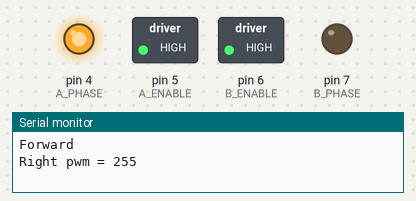
This sketch was run on a simulated Arduino Uno, built with avr-gcc and run on an emulated ATmega328P. Parts: switched loads named in the sketch (green lamp = pin HIGH), output pins drawn as LEDs (lit = HIGH), the last lines printed to the serial monitor.

Above: at 2.0 s.
At 3.5 s:
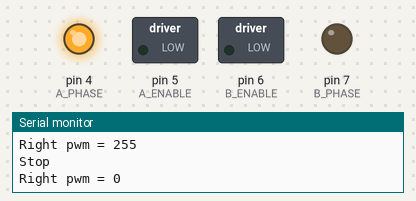
At 5.0 s:
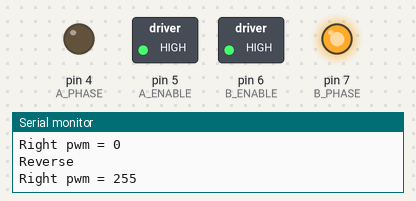
Timing chart, 0 to 8.8 s (numbered marks = the images above):
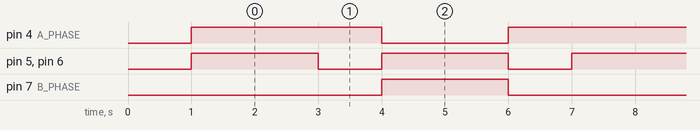

Measured:
- by itself, pin 4 (A_PHASE): repeats every 6.0 s: LOW 2.0 s, HIGH 4.0 s
- by itself, pin 5 (A_ENABLE), pin 6 (B_ENABLE): alternates HIGH for 2.0 s and LOW for 1.0 s
- by itself, pin 7 (B_PHASE): alternates HIGH for 2.0 s and LOW for 4.0 s

The sketch:

motor_driver_test.ino
```cpp
// === Motor Pin Definitions (PHASE/ENABLE mode) ===

// Left Motor (Motor A)
#define A_PHASE 4
#define A_ENABLE 5

// Right Motor (Motor B)
#define B_PHASE 7
#define B_ENABLE 6

// === Motor Flip Settings ===
#define FLIP_LEFT  false
#define FLIP_RIGHT true  // Set to true if your right motor spins the wrong way

// === Per-direction speed scaling (tune empirically) ===
#define LEFT_FORWARD_SCALE   1.00
#define LEFT_REVERSE_SCALE   1.00
#define RIGHT_FORWARD_SCALE  1.00
#define RIGHT_REVERSE_SCALE  1.00

void setup() {
  Serial.begin(9600);
  delay(1000);  // Give Serial Monitor time to connect

  pinMode(A_PHASE, OUTPUT);
  pinMode(A_ENABLE, OUTPUT);
  pinMode(B_PHASE, OUTPUT);
  pinMode(B_ENABLE, OUTPUT);

  // MODE pin is wired to VCC physically — no code needed
}

void setMotor(int enablePin, int phasePin, int speed, bool flip, bool isLeft) {
  speed = constrain(speed, -255, 255);
  bool direction = (speed >= 0);
  int pwm = abs(speed);

  if (flip) direction = !direction;

  // Apply direction-specific scaling
  if (isLeft) {
    pwm *= direction ? LEFT_FORWARD_SCALE : LEFT_REVERSE_SCALE;
  } else {
    pwm *= direction ? RIGHT_FORWARD_SCALE : RIGHT_REVERSE_SCALE;
  }

  // Debug print for right motor
  if (!isLeft) {
    Serial.print("Right pwm = ");
    Serial.println(pwm);
  }

  digitalWrite(phasePin, direction);
  analogWrite(enablePin, pwm);
}

void loop() {
  // --- FORWARD ---
  Serial.println("Forward");
  setMotor(A_ENABLE, A_PHASE, 255, FLIP_LEFT, true);    // Left motor
  setMotor(B_ENABLE, B_PHASE, 255, FLIP_RIGHT, false);  // Right motor
  delay(2000);

  // --- STOP ---
  Serial.println("Stop");
  setMotor(A_ENABLE, A_PHASE, 0, FLIP_LEFT, true);
  setMotor(B_ENABLE, B_PHASE, 0, FLIP_RIGHT, false);
  delay(1000);

  // --- REVERSE ---
  Serial.println("Reverse");
  setMotor(A_ENABLE, A_PHASE, -255, FLIP_LEFT, true);
  setMotor(B_ENABLE, B_PHASE, -255, FLIP_RIGHT, false);
  delay(2000);

  // --- STOP ---
  Serial.println("Stop");
  setMotor(A_ENABLE, A_PHASE, 0, FLIP_LEFT, true);
  setMotor(B_ENABLE, B_PHASE, 0, FLIP_RIGHT, false);
  delay(1000);
}
```
